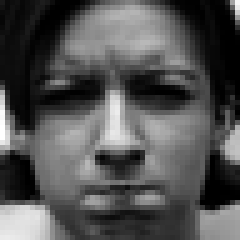
#> input picture cohn_kanade/data/Cohn Kanade/anger/S010_004_00000017.png, 48 x 48 px (shown 5 times larger); its folder holds only this picture in this run
$ python ckInfo.py
#> lines starting #> are read from the running program, lines starting #| are printed output that depends on the picture
### cohn_kanade/src/loadCKDataset.py
import os #uhh file path management
import cv2 #image reading

ckRootDir = os.path.dirname(os.path.dirname(os.path.abspath(__file__))) #get the root dir for the project
ckDatasetDir = os.path.join(ckRootDir, 'data', 'Cohn Kanade') #get the path to the dataset

ckEmotionMap ={
    'anger': 'Angry',
    'disgust': 'Disgust',
    'fear': 'Fear',
    'happy': 'Happy',
    'sadness': 'Sad',
    'surprise': 'Surprise'
}

def loadCkImages(ckDatasetDir):
#> called with ckDatasetDir = 'cohn_kanade/data/Cohn Kanade'
    images = []
    labels = []

    for folderName, emotionLabel in ckEmotionMap.items():
        folderPath = os.path.join(ckDatasetDir, folderName) #loop through the emotion folders

        if not os.path.exists(folderPath):
            continue

        #get the imagefiles
        imageFiles = [f for f in os.listdir(folderPath) if f.endswith('.png')] #get all the files inside the listed folder if they ends with .png


        for fileName in imageFiles:
            imgPath = os.path.join(folderPath, fileName)
            image = cv2.imread(imgPath)
#> image is the input picture: shape (48, 48, 3); min 0, max 255, mean 82.5

            if image is not None:
                images.append(image)
                labels.append(emotionLabel)

    print(f"Successfully loaded {len(images)} images from Cohn-Kanade dataset")
    return images, labels


### cohn_kanade/src/ckInfo.py
import os
import cv2
import matplotlib.pyplot as graphguy
from collections import Counter

from loadCKDataset import loadCkImages, ckDatasetDir,ckRootDir

ckImages, ckLabels = loadCkImages(ckDatasetDir)


labelCounts = Counter(ckLabels)
print(labelCounts)

graphguy.figure(figsize=(10,5))
emotions = list(labelCounts.keys())
counts = list(labelCounts.values())
graphguy.bar(emotions, counts, color='skyblue')
graphguy.xlabel('Emotion')
graphguy.ylabel('Number of Images')
graphguy.title('CK Dataset - Emotion Distribution')
graphguy.xticks(rotation=45)
graphguy.tight_layout()

os.makedirs(os.path.join(ckRootDir, 'results', 'ckInfo'), exist_ok=True)
graphguy.savefig(os.path.join(ckRootDir, 'results', 'ckInfo', 'ckDistribution.png'))
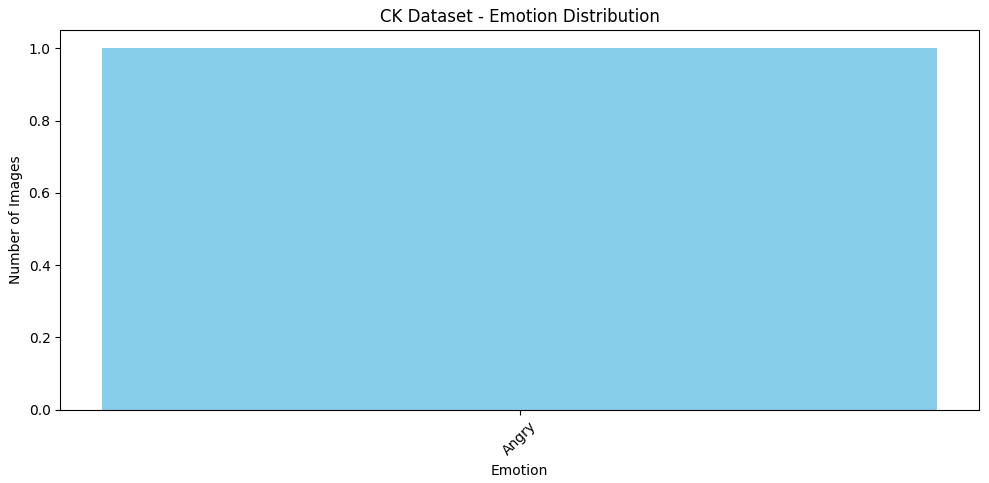
#> figure drawn by matplotlib, 1 panel


graphguy.figure(figsize=(15,3))
emotions = set()
plotIndex = 1

for i, label in enumerate(ckLabels):
    if label not in emotions:
        graphguy.subplot(1,6,plotIndex)
        imgRgb = cv2.cvtColor(ckImages[i], cv2.COLOR_BGR2RGB)
        graphguy.imshow(imgRgb)
        graphguy.title(label)
        graphguy.axis('off')
        emotions.add(label)
        plotIndex += 1
    if len(emotions) >= 6:
        break
graphguy.savefig(os.path.join(ckRootDir, 'results', 'ckInfo', 'ckSampleImages.png'))
